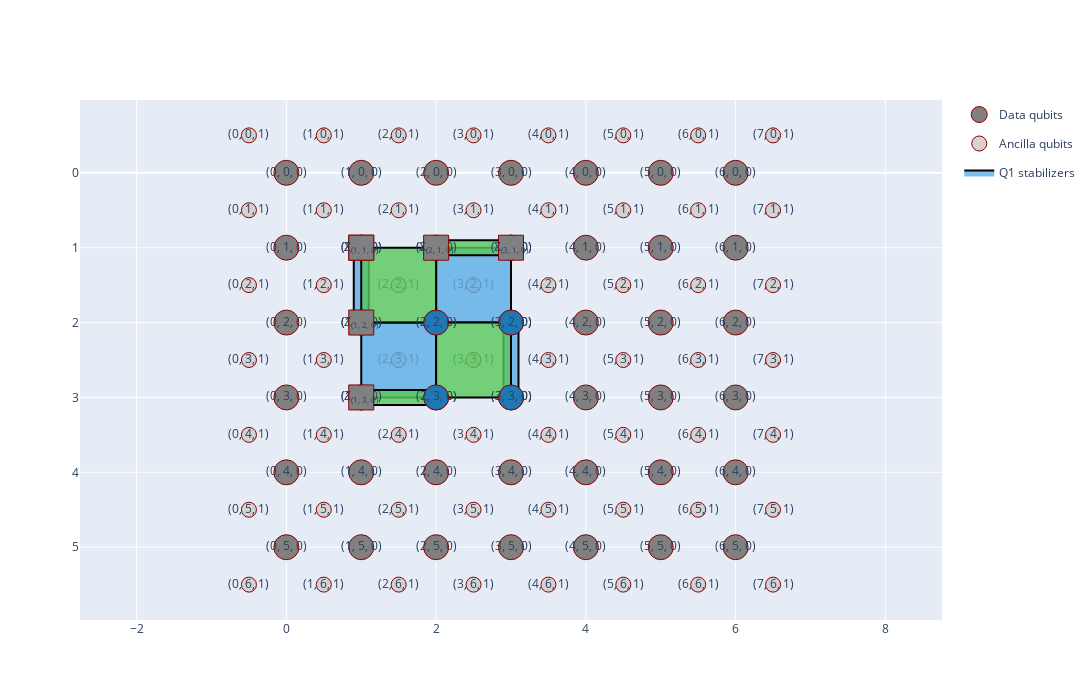

Notebook code for this chart:
### Markdown cell above
We can also plot the stabilizers of the two logical qubits to check whether they were correctly placed on the lattice:

### Code cell
qecplot = QECPlot(circ)
qecplot.plot_logical_qubit("Q1")
qecplot.show()
